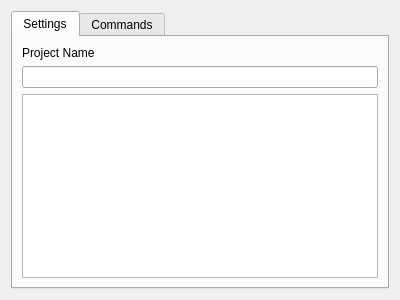
<?xml version="1.0" encoding="UTF-8"?>
<ui version="4.0">
 <class>SettingsConfig</class>
 <widget class="QWidget" name="SettingsConfig">
  <property name="geometry">
   <rect>
    <x>0</x>
    <y>0</y>
    <width>400</width>
    <height>300</height>
   </rect>
  </property>
  <property name="windowTitle">
   <string>Settings Config</string>
  </property>
  <layout class="QGridLayout" name="gridLayout">
   <item row="0" column="0">
    <widget class="QTabWidget" name="tabWidget">
     <property name="currentIndex">
      <number>0</number>
     </property>
     <widget class="QWidget" name="Settings">
      <attribute name="title">
       <string>Settings</string>
      </attribute>
      <layout class="QGridLayout" name="gridLayout_2">
       <item row="2" column="0">
        <widget class="QTreeWidget" name="uiProjectTREE">
         <property name="contextMenuPolicy">
          <enum>Qt::CustomContextMenu</enum>
         </property>
         <attribute name="headerVisible">
          <bool>false</bool>
         </attribute>
         <attribute name="headerVisible">
          <bool>false</bool>
         </attribute>
         <column>
          <property name="text">
           <string notr="true">1</string>
          </property>
         </column>
        </widget>
       </item>
       <item row="1" column="0">
        <widget class="QLabel" name="label">
         <property name="text">
          <string>Project Path</string>
         </property>
        </widget>
       </item>
       <item row="1" column="0">
        <widget class="QLineEdit" name="uiProjectNameTXT"/>
       </item>
       <item row="0" column="0">
        <widget class="QLabel" name="label_2">
         <property name="text">
          <string>Project Name</string>
         </property>
        </widget>
       </item>
       <item row="0" column="0">
        <widget class="FilePickerWidget" name="uiProjectPATH" native="true">
         <property name="pyCaption" stdset="0">
          <string>Select Path</string>
         </property>
         <property name="pyPickFolder" stdset="0">
          <bool>true</bool>
         </property>
        </widget>
       </item>
      </layout>
     </widget>
     <widget class="QWidget" name="Commands">
      <attribute name="title">
       <string>Commands</string>
      </attribute>
      <layout class="QGridLayout" name="gridLayout_5">
       <item row="0" column="0">
        <widget class="QSplitter" name="splitter">
         <property name="orientation">
          <enum>Qt::Vertical</enum>
         </property>
         <widget class="QFrame" name="frame_2">
          <property name="frameShape">
           <enum>QFrame::StyledPanel</enum>
          </property>
          <property name="frameShadow">
           <enum>QFrame::Raised</enum>
          </property>
          <layout class="QGridLayout" name="gridLayout_4">
           <item row="1" column="0">
            <layout class="QHBoxLayout" name="horizontalLayout_3">
             <item>
              <widget class="QToolButton" name="uiAddCommandBTN">
               <property name="text">
                <string>+</string>
               </property>
              </widget>
             </item>
             <item>
              <widget class="QToolButton" name="uiRemoveBTN">
               <property name="text">
                <string>-</string>
               </property>
              </widget>
             </item>
             <item>
              <spacer name="horizontalSpacer">
               <property name="orientation">
                <enum>Qt::Horizontal</enum>
               </property>
               <property name="sizeHint" stdset="0">
                <size>
                 <width>40</width>
                 <height>20</height>
                </size>
               </property>
              </spacer>
             </item>
             <item>
              <widget class="QToolButton" name="uiMoveUpBTN">
               <property name="text">
                <string>Up</string>
               </property>
              </widget>
             </item>
             <item>
              <widget class="QToolButton" name="uiMoveDownBTN">
               <property name="text">
                <string>Dn</string>
               </property>
              </widget>
             </item>
            </layout>
           </item>
           <item row="0" column="0">
            <widget class="QTreeWidget" name="uiCommandTREE">
             <column>
              <property name="text">
               <string>Name</string>
              </property>
             </column>
             <column>
              <property name="text">
               <string>Command</string>
              </property>
             </column>
            </widget>
           </item>
          </layout>
         </widget>
         <widget class="QFrame" name="frame">
          <property name="frameShape">
           <enum>QFrame::StyledPanel</enum>
          </property>
          <property name="frameShadow">
           <enum>QFrame::Raised</enum>
          </property>
          <layout class="QGridLayout" name="gridLayout_3">
           <item row="0" column="0">
            <widget class="QLabel" name="label_5">
             <property name="sizePolicy">
              <sizepolicy hsizetype="Preferred" vsizetype="Preferred">
               <horstretch>1</horstretch>
               <verstretch>0</verstretch>
              </sizepolicy>
             </property>
             <property name="font">
              <font>
               <weight>75</weight>
               <bold>true</bold>
              </font>
             </property>
             <property name="text">
              <string>name</string>
             </property>
             <property name="alignment">
              <set>Qt::AlignRight|Qt::AlignTrailing|Qt::AlignVCenter</set>
             </property>
            </widget>
           </item>
           <item row="0" column="1">
            <widget class="QLineEdit" name="uiCommandNameTXT"/>
           </item>
           <item row="1" column="0">
            <widget class="QLabel" name="label_4">
             <property name="sizePolicy">
              <sizepolicy hsizetype="Fixed" vsizetype="Preferred">
               <horstretch>0</horstretch>
               <verstretch>0</verstretch>
              </sizepolicy>
             </property>
             <property name="font">
              <font>
               <weight>75</weight>
               <bold>true</bold>
              </font>
             </property>
             <property name="text">
              <string>command</string>
             </property>
             <property name="alignment">
              <set>Qt::AlignRight|Qt::AlignTrailing|Qt::AlignVCenter</set>
             </property>
            </widget>
           </item>
           <item row="1" column="1">
            <widget class="QLineEdit" name="uiCommandCmdTXT"/>
           </item>
           <item row="2" column="1">
            <widget class="QPushButton" name="uiCommandUpdateBTN">
             <property name="text">
              <string>Update</string>
             </property>
            </widget>
           </item>
          </layout>
         </widget>
        </widget>
       </item>
      </layout>
     </widget>
    </widget>
   </item>
  </layout>
 </widget>
 <customwidgets>
  <customwidget>
   <class>FilePickerWidget</class>
   <extends>QWidget</extends>
   <header>blurdev.gui.widgets.filepickerwidget</header>
  </customwidget>
 </customwidgets>
 <resources/>
 <connections>
  <connection>
   <sender>uiAddCommandBTN</sender>
   <signal>clicked()</signal>
   <receiver>SettingsConfig</receiver>
   <slot>addProjectCommand()</slot>
   <hints>
    <hint type="sourcelabel">
     <x>41</x>
     <y>156</y>
    </hint>
    <hint type="destinationlabel">
     <x>-13</x>
     <y>182</y>
    </hint>
   </hints>
  </connection>
  <connection>
   <sender>uiCommandTREE</sender>
   <signal>currentItemChanged(QTreeWidgetItem*,QTreeWidgetItem*)</signal>
   <receiver>SettingsConfig</receiver>
   <slot>editProjectCommand()</slot>
   <hints>
    <hint type="sourcelabel">
     <x>69</x>
     <y>88</y>
    </hint>
    <hint type="destinationlabel">
     <x>-27</x>
     <y>83</y>
    </hint>
   </hints>
  </connection>
  <connection>
   <sender>uiCommandUpdateBTN</sender>
   <signal>clicked()</signal>
   <receiver>SettingsConfig</receiver>
   <slot>saveProjectCommand()</slot>
   <hints>
    <hint type="sourcelabel">
     <x>166</x>
     <y>256</y>
    </hint>
    <hint type="destinationlabel">
     <x>-38</x>
     <y>253</y>
    </hint>
   </hints>
  </connection>
  <connection>
   <sender>uiMoveDownBTN</sender>
   <signal>clicked()</signal>
   <receiver>SettingsConfig</receiver>
   <slot>moveProjectCommandDown()</slot>
   <hints>
    <hint type="sourcelabel">
     <x>356</x>
     <y>157</y>
    </hint>
    <hint type="destinationlabel">
     <x>419</x>
     <y>143</y>
    </hint>
   </hints>
  </connection>
  <connection>
   <sender>uiMoveUpBTN</sender>
   <signal>clicked()</signal>
   <receiver>SettingsConfig</receiver>
   <slot>moveProjectCommandUp()</slot>
   <hints>
    <hint type="sourcelabel">
     <x>322</x>
     <y>154</y>
    </hint>
    <hint type="destinationlabel">
     <x>404</x>
     <y>170</y>
    </hint>
   </hints>
  </connection>
  <connection>
   <sender>uiRemoveBTN</sender>
   <signal>clicked()</signal>
   <receiver>SettingsConfig</receiver>
   <slot>removeProjectCommand()</slot>
   <hints>
    <hint type="sourcelabel">
     <x>64</x>
     <y>157</y>
    </hint>
    <hint type="destinationlabel">
     <x>-20</x>
     <y>141</y>
    </hint>
   </hints>
  </connection>
 </connections>
 <slots>
  <slot>addProjectCommand()</slot>
  <slot>editProjectCommand()</slot>
  <slot>saveProjectCommand()</slot>
  <slot>moveProjectCommandDown()</slot>
  <slot>moveProjectCommandUp()</slot>
  <slot>removeProjectCommand()</slot>
 </slots>
</ui>
